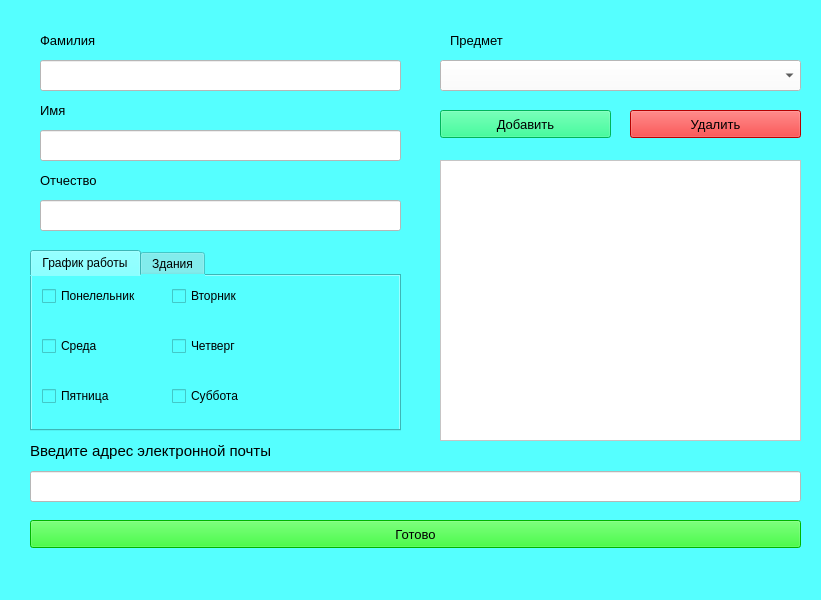
<?xml version="1.0" encoding="UTF-8"?>
<ui version="4.0">
 <class>add_teacher</class>
 <widget class="QWidget" name="add_teacher">
  <property name="geometry">
   <rect>
    <x>0</x>
    <y>0</y>
    <width>821</width>
    <height>600</height>
   </rect>
  </property>
  <property name="acceptDrops">
   <bool>true</bool>
  </property>
  <property name="windowTitle">
   <string>add_teacher</string>
  </property>
  <property name="styleSheet">
   <string notr="true">background-color: rgb(85, 255, 255);</string>
  </property>
  <widget class="QLineEdit" name="line_surname">
   <property name="geometry">
    <rect>
     <x>40</x>
     <y>60</y>
     <width>361</width>
     <height>31</height>
    </rect>
   </property>
   <property name="font">
    <font>
     <pointsize>10</pointsize>
    </font>
   </property>
   <property name="styleSheet">
    <string notr="true">background-color: rgb(255, 255, 255);</string>
   </property>
  </widget>
  <widget class="QLabel" name="label">
   <property name="geometry">
    <rect>
     <x>40</x>
     <y>30</y>
     <width>171</width>
     <height>21</height>
    </rect>
   </property>
   <property name="font">
    <font>
     <pointsize>10</pointsize>
    </font>
   </property>
   <property name="text">
    <string>Фамилия</string>
   </property>
  </widget>
  <widget class="QLineEdit" name="line_name">
   <property name="geometry">
    <rect>
     <x>40</x>
     <y>130</y>
     <width>361</width>
     <height>31</height>
    </rect>
   </property>
   <property name="font">
    <font>
     <pointsize>10</pointsize>
    </font>
   </property>
   <property name="styleSheet">
    <string notr="true">background-color: rgb(255, 255, 255);</string>
   </property>
  </widget>
  <widget class="QLabel" name="label_2">
   <property name="geometry">
    <rect>
     <x>40</x>
     <y>100</y>
     <width>151</width>
     <height>21</height>
    </rect>
   </property>
   <property name="font">
    <font>
     <pointsize>10</pointsize>
    </font>
   </property>
   <property name="text">
    <string>Имя</string>
   </property>
  </widget>
  <widget class="QLineEdit" name="line_patronymic">
   <property name="geometry">
    <rect>
     <x>40</x>
     <y>200</y>
     <width>361</width>
     <height>31</height>
    </rect>
   </property>
   <property name="font">
    <font>
     <pointsize>10</pointsize>
    </font>
   </property>
   <property name="styleSheet">
    <string notr="true">background-color: rgb(255, 255, 255);</string>
   </property>
   <property name="inputMask">
    <string/>
   </property>
   <property name="text">
    <string/>
   </property>
  </widget>
  <widget class="QLabel" name="label_3">
   <property name="geometry">
    <rect>
     <x>40</x>
     <y>170</y>
     <width>171</width>
     <height>21</height>
    </rect>
   </property>
   <property name="font">
    <font>
     <pointsize>10</pointsize>
    </font>
   </property>
   <property name="text">
    <string>Отчество</string>
   </property>
  </widget>
  <widget class="QComboBox" name="combo_subjects">
   <property name="geometry">
    <rect>
     <x>440</x>
     <y>60</y>
     <width>361</width>
     <height>31</height>
    </rect>
   </property>
   <property name="font">
    <font>
     <pointsize>10</pointsize>
    </font>
   </property>
   <property name="styleSheet">
    <string notr="true">background-color: rgb(255, 255, 255);</string>
   </property>
  </widget>
  <widget class="QLabel" name="label_4">
   <property name="geometry">
    <rect>
     <x>450</x>
     <y>30</y>
     <width>171</width>
     <height>21</height>
    </rect>
   </property>
   <property name="font">
    <font>
     <pointsize>10</pointsize>
    </font>
   </property>
   <property name="text">
    <string>Предмет</string>
   </property>
  </widget>
  <widget class="QPushButton" name="push_add_subject">
   <property name="geometry">
    <rect>
     <x>440</x>
     <y>110</y>
     <width>171</width>
     <height>28</height>
    </rect>
   </property>
   <property name="font">
    <font>
     <pointsize>10</pointsize>
    </font>
   </property>
   <property name="styleSheet">
    <string notr="true">background-color: rgb(0, 255, 127);</string>
   </property>
   <property name="text">
    <string>Добавить</string>
   </property>
  </widget>
  <widget class="QPushButton" name="push_del_subject">
   <property name="geometry">
    <rect>
     <x>630</x>
     <y>110</y>
     <width>171</width>
     <height>28</height>
    </rect>
   </property>
   <property name="font">
    <font>
     <pointsize>10</pointsize>
    </font>
   </property>
   <property name="styleSheet">
    <string notr="true">background-color: rgb(255, 0, 0);</string>
   </property>
   <property name="text">
    <string>Удалить</string>
   </property>
  </widget>
  <widget class="QTableWidget" name="tableWidget">
   <property name="enabled">
    <bool>true</bool>
   </property>
   <property name="geometry">
    <rect>
     <x>440</x>
     <y>160</y>
     <width>361</width>
     <height>281</height>
    </rect>
   </property>
   <property name="font">
    <font>
     <pointsize>10</pointsize>
    </font>
   </property>
   <property name="styleSheet">
    <string notr="true">background-color: rgb(255, 255, 255);</string>
   </property>
  </widget>
  <widget class="QPushButton" name="push_done">
   <property name="geometry">
    <rect>
     <x>30</x>
     <y>520</y>
     <width>771</width>
     <height>28</height>
    </rect>
   </property>
   <property name="font">
    <font>
     <pointsize>10</pointsize>
    </font>
   </property>
   <property name="styleSheet">
    <string notr="true">background-color: rgb(0, 255, 0);</string>
   </property>
   <property name="text">
    <string>Готово</string>
   </property>
  </widget>
  <widget class="QTabWidget" name="tabWidget">
   <property name="geometry">
    <rect>
     <x>30</x>
     <y>250</y>
     <width>371</width>
     <height>181</height>
    </rect>
   </property>
   <property name="currentIndex">
    <number>0</number>
   </property>
   <widget class="QWidget" name="tab">
    <attribute name="title">
     <string>График работы</string>
    </attribute>
    <widget class="QCheckBox" name="check_monday">
     <property name="geometry">
      <rect>
       <x>10</x>
       <y>10</y>
       <width>121</width>
       <height>20</height>
      </rect>
     </property>
     <property name="font">
      <font>
       <pointsize>9</pointsize>
      </font>
     </property>
     <property name="text">
      <string>Понелельник</string>
     </property>
    </widget>
    <widget class="QCheckBox" name="check_tuesday">
     <property name="geometry">
      <rect>
       <x>140</x>
       <y>10</y>
       <width>121</width>
       <height>20</height>
      </rect>
     </property>
     <property name="font">
      <font>
       <pointsize>9</pointsize>
      </font>
     </property>
     <property name="text">
      <string>Вторник</string>
     </property>
    </widget>
    <widget class="QCheckBox" name="check_wednesday">
     <property name="geometry">
      <rect>
       <x>10</x>
       <y>60</y>
       <width>121</width>
       <height>20</height>
      </rect>
     </property>
     <property name="font">
      <font>
       <pointsize>9</pointsize>
      </font>
     </property>
     <property name="text">
      <string>Среда</string>
     </property>
    </widget>
    <widget class="QCheckBox" name="check_thursday">
     <property name="geometry">
      <rect>
       <x>140</x>
       <y>60</y>
       <width>121</width>
       <height>20</height>
      </rect>
     </property>
     <property name="font">
      <font>
       <pointsize>9</pointsize>
      </font>
     </property>
     <property name="text">
      <string>Четверг</string>
     </property>
    </widget>
    <widget class="QCheckBox" name="check_friday">
     <property name="geometry">
      <rect>
       <x>10</x>
       <y>110</y>
       <width>121</width>
       <height>20</height>
      </rect>
     </property>
     <property name="font">
      <font>
       <pointsize>9</pointsize>
      </font>
     </property>
     <property name="text">
      <string>Пятница</string>
     </property>
    </widget>
    <widget class="QCheckBox" name="check_saturday">
     <property name="geometry">
      <rect>
       <x>140</x>
       <y>110</y>
       <width>121</width>
       <height>20</height>
      </rect>
     </property>
     <property name="font">
      <font>
       <pointsize>9</pointsize>
      </font>
     </property>
     <property name="text">
      <string>Суббота</string>
     </property>
    </widget>
   </widget>
   <widget class="QWidget" name="tab_2">
    <attribute name="title">
     <string>Здания</string>
    </attribute>
    <widget class="QScrollArea" name="scrollArea">
     <property name="geometry">
      <rect>
       <x>10</x>
       <y>10</y>
       <width>351</width>
       <height>131</height>
      </rect>
     </property>
     <property name="contextMenuPolicy">
      <enum>Qt::DefaultContextMenu</enum>
     </property>
     <property name="frameShape">
      <enum>QFrame::Panel</enum>
     </property>
     <property name="verticalScrollBarPolicy">
      <enum>Qt::ScrollBarAsNeeded</enum>
     </property>
     <property name="horizontalScrollBarPolicy">
      <enum>Qt::ScrollBarAlwaysOff</enum>
     </property>
     <property name="sizeAdjustPolicy">
      <enum>QAbstractScrollArea::AdjustToContentsOnFirstShow</enum>
     </property>
     <property name="widgetResizable">
      <bool>true</bool>
     </property>
     <widget class="QWidget" name="scrollAreaWidgetContents">
      <property name="geometry">
       <rect>
        <x>0</x>
        <y>0</y>
        <width>349</width>
        <height>129</height>
       </rect>
      </property>
     </widget>
    </widget>
   </widget>
  </widget>
  <widget class="QLabel" name="label_error">
   <property name="geometry">
    <rect>
     <x>30</x>
     <y>560</y>
     <width>771</width>
     <height>21</height>
    </rect>
   </property>
   <property name="font">
    <font>
     <pointsize>10</pointsize>
    </font>
   </property>
   <property name="text">
    <string/>
   </property>
  </widget>
  <widget class="QLineEdit" name="line_mail">
   <property name="geometry">
    <rect>
     <x>30</x>
     <y>471</y>
     <width>771</width>
     <height>31</height>
    </rect>
   </property>
   <property name="font">
    <font>
     <pointsize>10</pointsize>
    </font>
   </property>
   <property name="styleSheet">
    <string notr="true">background-color: rgb(255, 255, 255);</string>
   </property>
  </widget>
  <widget class="QLabel" name="label_5">
   <property name="geometry">
    <rect>
     <x>30</x>
     <y>440</y>
     <width>311</width>
     <height>21</height>
    </rect>
   </property>
   <property name="font">
    <font>
     <pointsize>11</pointsize>
    </font>
   </property>
   <property name="text">
    <string>Введите адрес электронной почты</string>
   </property>
  </widget>
 </widget>
 <resources/>
 <connections/>
</ui>
